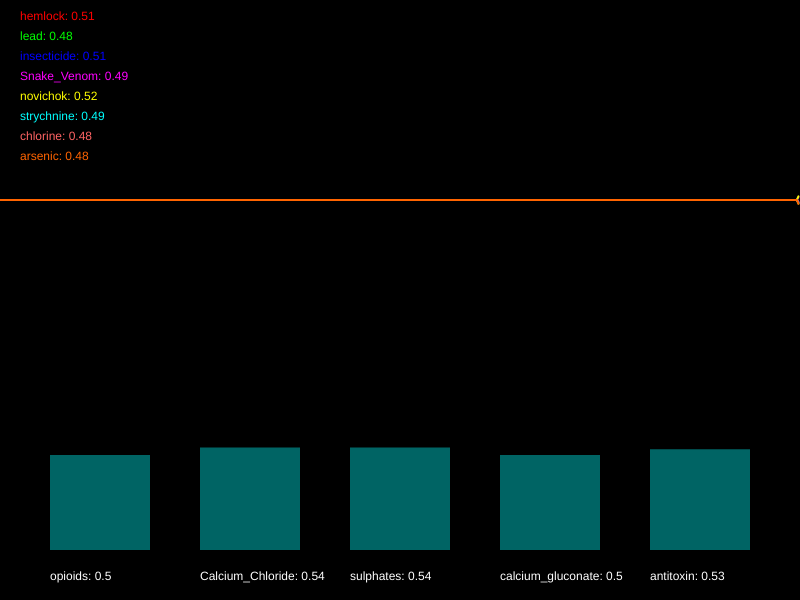
Frame 1 (no input)
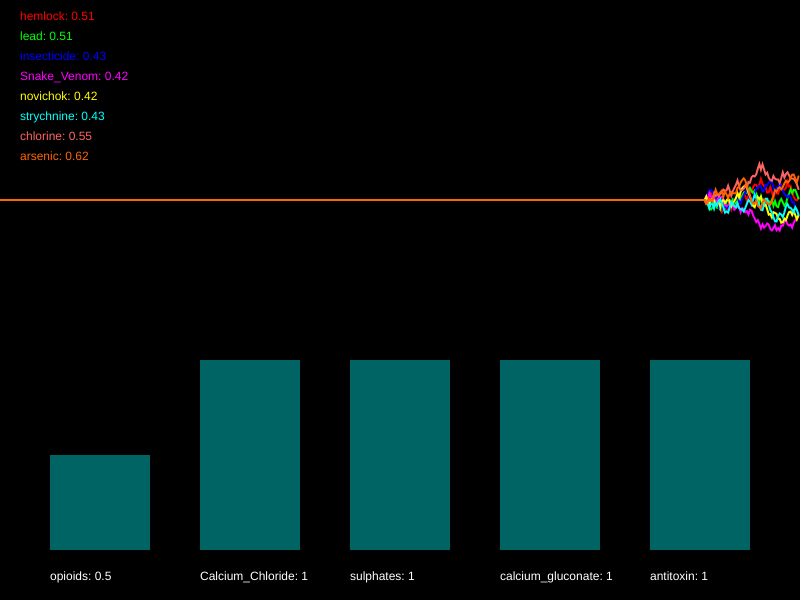
Frame 60 (no input)
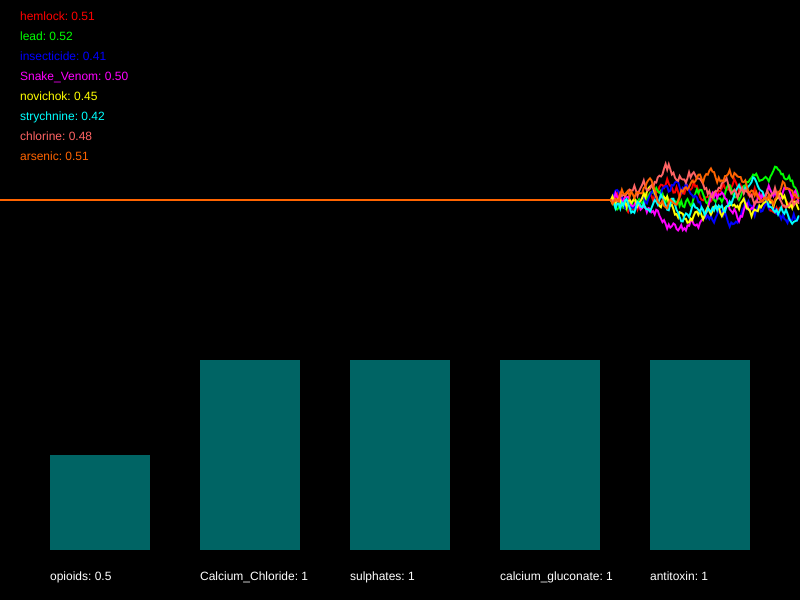
Frame 120 (the mouse pressed at the canvas centre since frame 60)

The p5.js sketch that drew these frames (run headless with seeded random() and noise() and a simulated clock; from frame 60 on, the mouse is pressed at the canvas centre):

// p5.js sketch
// ── sketch.js
/*

Officer: tchow004
CaseNum: 401-3-69348409-1906165

Case 401 - The Case of Norbert's Weiner Stand
Stage 4 - Mortal Cupcake

It seems that Norbert is getting desperate now. In what appears to be his final
stand he has set up his own cupcake shop. The laced cupcakes look delicious but
they are extremely dangerous. Just a brief whiff of one can induce a series of
deadly symptoms. This is Norbert’s most complex poison to date, so you’ll have
to work hard to produce a viable antidote.

You must develop the antidote by using conditional statements in the draw loop to
do the following.

	- When Snake_Venom dips below 0.39, novichok goes above 0.44, and also strychnine goes above 0.74, decrease opioids by 0.02
	- If insecticide dips below 0.52, arsenic dips below 0.65, hemlock goes above 0.37, and also chlorine dips below 0.42, raise opioids by 0.01
	- If arsenic dips below 0.74, or on the other hand, lead dips below 0.31 and insecticide dips below 0.64, try decreasing Calcium_Chloride by 0.01
	- If Snake_Venom goes above 0.54 or strychnine dips below 0.56, whilst at the same time, hemlock dips below 0.63, raise Calcium_Chloride by 0.05
	- When Snake_Venom dips below 0.47 and lead dips below 0.51, or on the other hand, insecticide dips below 0.31 or novichok dips below 0.39, decrease sulphates by 0.03
	- If either strychnine goes above 0.37, arsenic goes above 0.58, or perhaps hemlock dips below 0.71, increment sulphates by 0.04
	- When novichok dips below 0.73, hemlock goes above 0.38, and also lead dips below 0.28, decrement calcium_gluconate by 0.03
	- When chlorine goes above 0.41, arsenic dips below 0.5, and also strychnine dips below 0.67, raise calcium_gluconate by 0.05
	- If insecticide goes above 0.52 or novichok dips below 0.32, whilst at the same time, arsenic dips below 0.32, decrease antitoxin by 0.03
	- When strychnine goes above 0.31, lead dips below 0.56, and also Snake_Venom dips below 0.54, try increasing antitoxin by 0.03


Your conditional statements should:

consider the following poisons:

	- hemlock
	- lead
	- insecticide
	- Snake_Venom
	- novichok
	- strychnine
	- chlorine
	- arsenic


and modify the following antidotes:

	- opioids
	- Calcium_Chloride
	- sulphates
	- calcium_gluconate
	- antitoxin


- There are many ways to complete this task but you should only use the
following commands:

	if(){}
	+=
	-=

*/

//Declare the poison variables
var hemlock;
var lead;
var insecticide;
var Snake_Venom;
var novichok;
var strychnine;
var chlorine;
var arsenic;


//Declare the antidote variables
var opioids;
var Calcium_Chloride;
var sulphates;
var calcium_gluconate;
var antitoxin;


//This variable is used for drawing the graph
var graphs;


function setup()
{

	createCanvas(800,600);
	strokeWeight(2);

	//initialise the poisons and antidotes
	hemlock = 0.5;
	lead = 0.5;
	insecticide = 0.5;
	Snake_Venom = 0.5;
	novichok = 0.5;
	strychnine = 0.5;
	chlorine = 0.5;
	arsenic = 0.5;
	opioids = 0.5;
	Calcium_Chloride = 0.5;
	sulphates = 0.5;
	calcium_gluconate = 0.5;
	antitoxin = 0.5;


	//fills the graph with empty values
	graphs = [];

	for(var i = 0; i < 8; i++)
	{
		graphs.push([]);
		for(var j = 0; j < 512; j++)
		{
			graphs[i].push(0.5);
		}
	}

}

function draw()
{

	//Develop the antidote below
	//Write conditional statements to change the amount of each substance ...
//    	- When Snake_Venom dips below 0.39, novichok goes above 0.44, and also strychnine goes above 0.74, decrease opioids by 0.02
    if(Snake_Venom < 0.39 && novichok > 0.44 && strychnine > 0.74)
    {
        opioids -= 0.02;
    }
//	- If insecticide dips below 0.52, arsenic dips below 0.65, hemlock goes above 0.37, and also chlorine dips below 0.42, raise opioids by 0.01
    if(insecticide < 0.52 && arsenic < 0.65 && hemlock > 0.37 && chlorine < 0.42)
    {
        opioids += 0.01;
    }
//	- If arsenic dips below 0.74, or on the other hand, lead dips below 0.31 and insecticide dips below 0.64, try decreasing Calcium_Chloride by 0.01
    if(arsenic < 0.74 || (lead < 0.31 && insecticide < 0.64))
    {
        Calcium_Chloride -= 0.01;
    }
 
//	- If Snake_Venom goes above 0.54 or strychnine dips below 0.56, whilst at the same time, hemlock dips below 0.63, raise Calcium_Chloride by 0.05
    if((Snake_Venom > 0.54 || strychnine < 0.56) && hemlock < 0.63)
    {
        Calcium_Chloride += 0.05;
    }

//	- When Snake_Venom dips below 0.47 and lead dips below 0.51, or on the other hand, insecticide dips below 0.31 or novichok dips below 0.39, decrease sulphates by 0.03
    if(Snake_Venom < 0.47 && lead < 0.51 || (insecticide < 0.31 || novichok < 0.39))
    {
        sulphates -= 0.03;
    }
//	- If either strychnine goes above 0.37, arsenic goes above 0.58, or perhaps hemlock dips below 0.71, increment sulphates by 0.04
    if(strychnine > 0.37 || arsenic > 0.58 || hemlock < 0.71)
    {
        sulphates += 0.04;
    }
//	- When novichok dips below 0.73, hemlock goes above 0.38, and also lead dips below 0.28, decrement calcium_gluconate by 0.03
    if(novichok < 0.73 && hemlock > 0.38 && lead < 0.28)
    {
        calcium_gluconate -= 0.03;
    }
//	- When chlorine goes above 0.41, arsenic dips below 0.5, and also strychnine dips below 0.67, raise calcium_gluconate by 0.05
    if(chlorine > 0.41 && arsenic < 0.5 && strychnine < 0.67)
    {
        calcium_gluconate += 0.05; 
    }
//	- If insecticide goes above 0.52 or novichok dips below 0.32, whilst at the same time, arsenic dips below 0.32, decrease antitoxin by 0.03
    if((insecticide > 0.52 || novichok < 0.32) && arsenic < 0.32)
    {
        antitoxin -= 0.03;
    }

//	- When strychnine goes above 0.31, lead dips below 0.56, and also Snake_Venom dips below 0.54, try increasing antitoxin by 0.03
    if(strychnine > 0.31 && lead < 0.56 && Snake_Venom < 0.54)
    {
        antitoxin += 0.03;
    }

	//////////////////////////////////////////////////////

	//the code below generates new values using random numbers

	/*
		For testing, you might want to temporarily comment out
		these lines and set the same variables to constant values
		instead.
	*/

	hemlock = nextValue(graphs[0],hemlock);
	lead = nextValue(graphs[1],lead);
	insecticide = nextValue(graphs[2],insecticide);
	Snake_Venom = nextValue(graphs[3],Snake_Venom);
	novichok = nextValue(graphs[4],novichok);
	strychnine = nextValue(graphs[5],strychnine);
	chlorine = nextValue(graphs[6],chlorine);
	arsenic = nextValue(graphs[7],arsenic);


	opioids = constrain(opioids, 0, 1);
	Calcium_Chloride = constrain(Calcium_Chloride, 0, 1);
	sulphates = constrain(sulphates, 0, 1);
	calcium_gluconate = constrain(calcium_gluconate, 0, 1);
	antitoxin = constrain(antitoxin, 0, 1);


	///////// DO NOT CHANGE THE CODE BELOW ///////////

	//drawing code

	// set background
	background(0);
	noFill();

	//draw the graphs for the vitals

	var colors = [
		color(255, 0, 0),
		color(0, 255, 0),
		color(0, 0, 255),
		color(255, 0, 255),
		color(255, 255, 0),
		color(0, 255, 255),
		color(255, 100, 100),
		color(255, 100, 0)
	];

	for(var i = 0; i < graphs.length; i++)
	{
		stroke(colors[i]);
		drawGraph(graphs[i]);
	}

	//draw the poisons as text
	noStroke();
	fill(colors[0]);
	text('hemlock: ' + nf(hemlock,1,2), 20,20);
	fill(colors[1]);
	text('lead: ' + nf(lead,1,2), 20,40);
	fill(colors[2]);
	text('insecticide: ' + nf(insecticide,1,2), 20,60);
	fill(colors[3]);
	text('Snake_Venom: ' + nf(Snake_Venom,1,2), 20,80);
	fill(colors[4]);
	text('novichok: ' + nf(novichok,1,2), 20,100);
	fill(colors[5]);
	text('strychnine: ' + nf(strychnine,1,2), 20,120);
	fill(colors[6]);
	text('chlorine: ' + nf(chlorine,1,2), 20,140);
	fill(colors[7]);
	text('arsenic: ' + nf(arsenic,1,2), 20,160);


	//draw the antidotes bar chart
	drawBar(opioids,50,'opioids');
	drawBar(Calcium_Chloride,200,'Calcium_Chloride');
	drawBar(sulphates,350,'sulphates');
	drawBar(calcium_gluconate,500,'calcium_gluconate');
	drawBar(antitoxin,650,'antitoxin');


}

function nextValue(graph, val)
{
	//gets the next value for a vital and puts it in an array for drawing
	var delta = random(-0.03,0.03);

	val += delta;
	if(val > 1 || val < 0)
	{
		delta *= -1;
		val += delta * 2;
	}

	graph.push(val)
	graph.shift();
	return val;
}

function drawGraph(graph)
{
	//draws an array as a graph
	beginShape();
	for(var i = 0; i < graph.length; i++)
	{
			vertex(width * i/512, height * 0.5 - graph[i]* height/3)
	}
	endShape();
}


function drawBar(val, x, name)
{
	//draws the bars for bar chart
    noStroke();
    fill(0,100,100);
	var mh = height * 0.4 - 50;
	rect(x,(height - 50) - val*mh, 100, val*mh);
    fill(255);
	text(name + ": " + val, x, height - 20);
}
